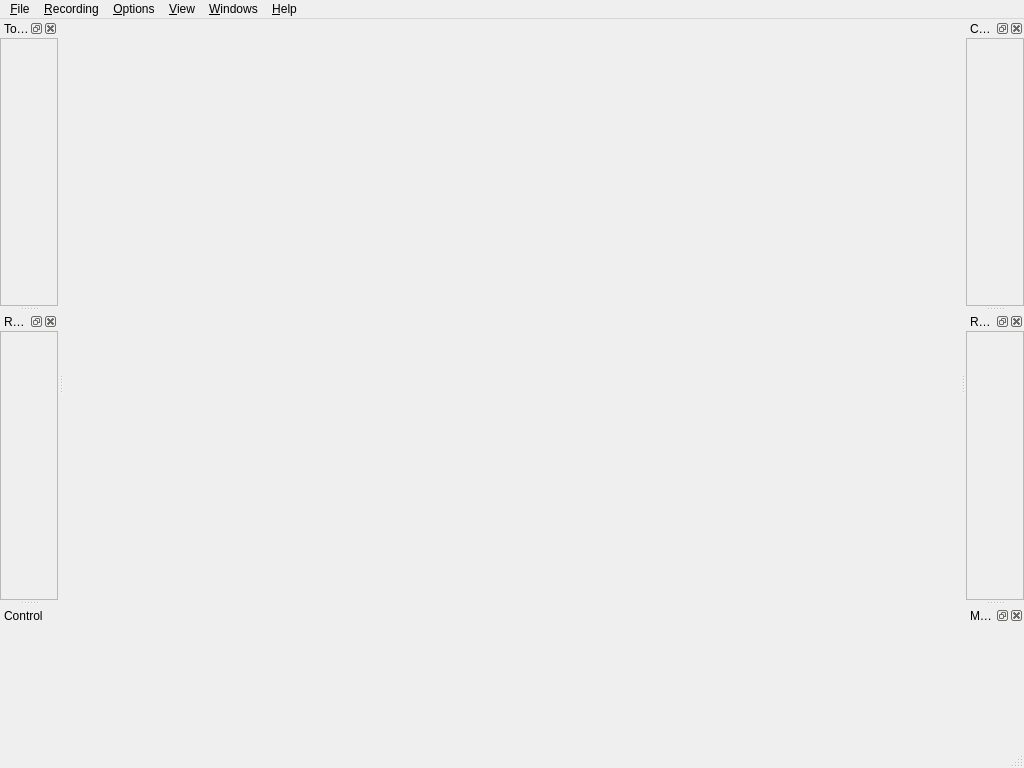
<?xml version="1.0" encoding="UTF-8"?>
<ui version="4.0">
 <class>EcalRecMainWindow</class>
 <widget class="QMainWindow" name="EcalRecMainWindow">
  <property name="geometry">
   <rect>
    <x>0</x>
    <y>0</y>
    <width>1024</width>
    <height>768</height>
   </rect>
  </property>
  <property name="windowIcon">
   <iconset resource="../resources/resources.qrc">
    <normaloff>:/ecalrec/APP_ICON</normaloff>:/ecalrec/APP_ICON</iconset>
  </property>
  <property name="dockNestingEnabled">
   <bool>true</bool>
  </property>
  <widget class="QWidget" name="centralwidget"/>
  <widget class="QMenuBar" name="menubar">
   <property name="geometry">
    <rect>
     <x>0</x>
     <y>0</y>
     <width>1024</width>
     <height>21</height>
    </rect>
   </property>
   <widget class="QToolTipMenu" name="menu_file">
    <property name="title">
     <string>&amp;File</string>
    </property>
    <widget class="QToolTipMenu" name="menu_recent_files">
     <property name="title">
      <string>&amp;Recent files</string>
     </property>
    </widget>
    <addaction name="action_new"/>
    <addaction name="action_open_config"/>
    <addaction name="menu_recent_files"/>
    <addaction name="separator"/>
    <addaction name="action_save_config"/>
    <addaction name="action_save_config_as"/>
    <addaction name="separator"/>
    <addaction name="action_exit"/>
   </widget>
   <widget class="QToolTipMenu" name="menu_view">
    <property name="title">
     <string>&amp;View</string>
    </property>
    <widget class="QMenu" name="menu_theme">
     <property name="title">
      <string>&amp;Theme</string>
     </property>
     <addaction name="action_theme_default"/>
     <addaction name="action_theme_dark"/>
    </widget>
    <addaction name="action_debug_console"/>
    <addaction name="action_reset_layout"/>
    <addaction name="menu_theme"/>
    <addaction name="separator"/>
    <addaction name="action_show_disabled_elements_at_the_bottom"/>
    <addaction name="action_alternating_row_colors"/>
   </widget>
   <widget class="QToolTipMenu" name="menu_help">
    <property name="title">
     <string>&amp;Help</string>
    </property>
    <addaction name="action_about"/>
    <addaction name="action_licenses"/>
   </widget>
   <widget class="QToolTipMenu" name="menu_recording">
    <property name="title">
     <string>&amp;Recording</string>
    </property>
    <widget class="QToolTipMenu" name="menu_advances">
     <property name="title">
      <string>A&amp;dvanced</string>
     </property>
     <addaction name="action_enable_client_connections"/>
     <addaction name="action_connect_to_ecal"/>
    </widget>
    <addaction name="action_activate"/>
    <addaction name="menu_advances"/>
    <addaction name="separator"/>
    <addaction name="action_start_recording"/>
    <addaction name="action_save_pre_buffer"/>
    <addaction name="separator"/>
    <addaction name="action_pre_buffer_data"/>
    <addaction name="separator"/>
    <addaction name="action_add_comment_to_last_meas"/>
    <addaction name="action_upload_all"/>
   </widget>
   <widget class="QToolTipMenu" name="menu_windows">
    <property name="title">
     <string>&amp;Windows</string>
    </property>
   </widget>
   <widget class="QToolTipMenu" name="menu_options">
    <property name="title">
     <string>&amp;Options</string>
    </property>
    <addaction name="action_use_built_in_local_recorder"/>
    <addaction name="action_upload_settings"/>
   </widget>
   <addaction name="menu_file"/>
   <addaction name="menu_recording"/>
   <addaction name="menu_options"/>
   <addaction name="menu_view"/>
   <addaction name="menu_windows"/>
   <addaction name="menu_help"/>
  </widget>
  <widget class="QStatusBar" name="statusbar"/>
  <widget class="QDockWidget" name="topics_dockwidget">
   <property name="windowTitle">
    <string>Topics</string>
   </property>
   <attribute name="dockWidgetArea">
    <number>1</number>
   </attribute>
   <widget class="QWidget" name="topics_dockwidget_content">
    <layout class="QVBoxLayout" name="verticalLayout_5">
     <property name="leftMargin">
      <number>0</number>
     </property>
     <property name="topMargin">
      <number>0</number>
     </property>
     <property name="rightMargin">
      <number>0</number>
     </property>
     <property name="bottomMargin">
      <number>0</number>
     </property>
     <item>
      <widget class="QFrame" name="topics_dockwidget_content_frame">
       <property name="frameShape">
        <enum>QFrame::StyledPanel</enum>
       </property>
       <property name="frameShadow">
        <enum>QFrame::Plain</enum>
       </property>
       <layout class="QVBoxLayout" name="topics_dockwidget_content_frame_layout"/>
      </widget>
     </item>
    </layout>
   </widget>
  </widget>
  <widget class="QDockWidget" name="config_dockwidget">
   <property name="windowTitle">
    <string>Configuration</string>
   </property>
   <attribute name="dockWidgetArea">
    <number>2</number>
   </attribute>
   <widget class="QWidget" name="config_dockwidget_content">
    <layout class="QVBoxLayout" name="verticalLayout_2">
     <property name="leftMargin">
      <number>0</number>
     </property>
     <property name="topMargin">
      <number>0</number>
     </property>
     <property name="rightMargin">
      <number>0</number>
     </property>
     <property name="bottomMargin">
      <number>0</number>
     </property>
     <item>
      <widget class="QFrame" name="config_dockwidget_content_frame">
       <property name="frameShape">
        <enum>QFrame::StyledPanel</enum>
       </property>
       <property name="frameShadow">
        <enum>QFrame::Plain</enum>
       </property>
       <layout class="QVBoxLayout" name="config_dockwidget_content_frame_layout"/>
      </widget>
     </item>
    </layout>
   </widget>
  </widget>
  <widget class="QDockWidget" name="recorder_manager_dockwidget">
   <property name="windowTitle">
    <string>Recorders</string>
   </property>
   <attribute name="dockWidgetArea">
    <number>2</number>
   </attribute>
   <widget class="QWidget" name="recorder_manager_dockwidget_content">
    <layout class="QVBoxLayout" name="recorder_manager_dockwidgetcontent_layout">
     <property name="leftMargin">
      <number>0</number>
     </property>
     <property name="topMargin">
      <number>0</number>
     </property>
     <property name="rightMargin">
      <number>0</number>
     </property>
     <property name="bottomMargin">
      <number>0</number>
     </property>
     <item>
      <widget class="QFrame" name="recorder_manager_dockwidget_content_frame">
       <property name="frameShape">
        <enum>QFrame::StyledPanel</enum>
       </property>
       <property name="frameShadow">
        <enum>QFrame::Plain</enum>
       </property>
       <layout class="QVBoxLayout" name="recorder_manager_dockwidget_content_frame_layout"/>
      </widget>
     </item>
    </layout>
   </widget>
  </widget>
  <widget class="QDockWidget" name="remote_measurement_debug_dockwidget">
   <property name="windowTitle">
    <string>Recorder Control [DEBUG]</string>
   </property>
   <attribute name="dockWidgetArea">
    <number>1</number>
   </attribute>
   <widget class="QWidget" name="remote_measurement_debug_dockwidget_content">
    <layout class="QVBoxLayout" name="verticalLayout">
     <property name="leftMargin">
      <number>0</number>
     </property>
     <property name="topMargin">
      <number>0</number>
     </property>
     <property name="rightMargin">
      <number>0</number>
     </property>
     <property name="bottomMargin">
      <number>0</number>
     </property>
     <item>
      <widget class="QFrame" name="remote_measurement_debug_dockwidget_content_frame">
       <property name="frameShape">
        <enum>QFrame::StyledPanel</enum>
       </property>
       <property name="frameShadow">
        <enum>QFrame::Plain</enum>
       </property>
       <layout class="QVBoxLayout" name="remote_measurement_debug_dockwidget_content_frame_layout"/>
      </widget>
     </item>
    </layout>
   </widget>
  </widget>
  <widget class="QDockWidget" name="recording_history_dockwidget">
   <property name="windowTitle">
    <string>Measurements</string>
   </property>
   <attribute name="dockWidgetArea">
    <number>2</number>
   </attribute>
   <widget class="QWidget" name="recording_history_dockwidget_content">
    <layout class="QVBoxLayout" name="verticalLayout_4">
     <property name="leftMargin">
      <number>0</number>
     </property>
     <property name="topMargin">
      <number>0</number>
     </property>
     <property name="rightMargin">
      <number>0</number>
     </property>
     <property name="bottomMargin">
      <number>0</number>
     </property>
     <item>
      <widget class="QFrame" name="recording_history_dockwidget_content_frame">
       <property name="frameShape">
        <enum>QFrame::NoFrame</enum>
       </property>
       <property name="frameShadow">
        <enum>QFrame::Raised</enum>
       </property>
       <layout class="QVBoxLayout" name="recording_history_dockwidget_content_frame_layout">
        <property name="leftMargin">
         <number>0</number>
        </property>
        <property name="topMargin">
         <number>0</number>
        </property>
        <property name="rightMargin">
         <number>0</number>
        </property>
        <property name="bottomMargin">
         <number>0</number>
        </property>
       </layout>
      </widget>
     </item>
    </layout>
   </widget>
  </widget>
  <widget class="QDockWidget" name="control_dockwidget">
   <property name="features">
    <set>QDockWidget::NoDockWidgetFeatures</set>
   </property>
   <property name="windowTitle">
    <string>Control</string>
   </property>
   <attribute name="dockWidgetArea">
    <number>1</number>
   </attribute>
   <widget class="QWidget" name="control_dockwidget_content">
    <layout class="QVBoxLayout" name="verticalLayout_3">
     <property name="leftMargin">
      <number>0</number>
     </property>
     <property name="topMargin">
      <number>0</number>
     </property>
     <property name="rightMargin">
      <number>0</number>
     </property>
     <property name="bottomMargin">
      <number>0</number>
     </property>
     <item>
      <widget class="QFrame" name="control_dockwidget_content_frame">
       <property name="frameShape">
        <enum>QFrame::NoFrame</enum>
       </property>
       <property name="frameShadow">
        <enum>QFrame::Raised</enum>
       </property>
       <layout class="QVBoxLayout" name="control_dockwidget_content_frame_layout">
        <property name="leftMargin">
         <number>0</number>
        </property>
        <property name="topMargin">
         <number>0</number>
        </property>
        <property name="rightMargin">
         <number>0</number>
        </property>
        <property name="bottomMargin">
         <number>0</number>
        </property>
       </layout>
      </widget>
     </item>
    </layout>
   </widget>
  </widget>
  <action name="action_save_config">
   <property name="icon">
    <iconset resource="../../../iconset/ecalicons.qrc">
     <normaloff>:/ecalicons/SAVE</normaloff>:/ecalicons/SAVE</iconset>
   </property>
   <property name="text">
    <string>&amp;Save config</string>
   </property>
   <property name="toolTip">
    <string>Save the current config</string>
   </property>
   <property name="shortcut">
    <string>Ctrl+S</string>
   </property>
  </action>
  <action name="action_save_config_as">
   <property name="icon">
    <iconset resource="../../../iconset/ecalicons.qrc">
     <normaloff>:/ecalicons/SAVE_AS</normaloff>:/ecalicons/SAVE_AS</iconset>
   </property>
   <property name="text">
    <string>Save config &amp;as...</string>
   </property>
   <property name="toolTip">
    <string>Save the current config as a new file</string>
   </property>
   <property name="shortcut">
    <string>Ctrl+Alt+S</string>
   </property>
  </action>
  <action name="action_open_config">
   <property name="icon">
    <iconset resource="../../../iconset/ecalicons.qrc">
     <normaloff>:/ecalicons/OPEN</normaloff>:/ecalicons/OPEN</iconset>
   </property>
   <property name="text">
    <string>&amp;Open config...</string>
   </property>
   <property name="toolTip">
    <string>Open a config from your hard drive</string>
   </property>
   <property name="shortcut">
    <string>Ctrl+O</string>
   </property>
  </action>
  <action name="action_new">
   <property name="icon">
    <iconset resource="../../../iconset/ecalicons.qrc">
     <normaloff>:/ecalicons/NEW_FILE</normaloff>:/ecalicons/NEW_FILE</iconset>
   </property>
   <property name="text">
    <string>&amp;New config</string>
   </property>
   <property name="toolTip">
    <string>Start with a new empty config</string>
   </property>
   <property name="shortcut">
    <string>Ctrl+N</string>
   </property>
  </action>
  <action name="actionDummy">
   <property name="text">
    <string>Dummy</string>
   </property>
  </action>
  <action name="action_exit">
   <property name="icon">
    <iconset resource="../../../iconset/ecalicons.qrc">
     <normaloff>:/ecalicons/EXIT</normaloff>:/ecalicons/EXIT</iconset>
   </property>
   <property name="text">
    <string>&amp;Exit</string>
   </property>
   <property name="toolTip">
    <string>Exit eCAL Rec</string>
   </property>
   <property name="shortcut">
    <string>Ctrl+Q</string>
   </property>
   <property name="menuRole">
    <enum>QAction::QuitRole</enum>
   </property>
  </action>
  <action name="action_about">
   <property name="icon">
    <iconset resource="../../../iconset/ecalicons.qrc">
     <normaloff>:/ecalicons/INFO</normaloff>:/ecalicons/INFO</iconset>
   </property>
   <property name="text">
    <string>&amp;About...</string>
   </property>
   <property name="shortcut">
    <string>F1</string>
   </property>
   <property name="menuRole">
    <enum>QAction::AboutRole</enum>
   </property>
  </action>
  <action name="action_licenses">
   <property name="text">
    <string>&amp;Licenses...</string>
   </property>
  </action>
  <action name="action_start_recording">
   <property name="icon">
    <iconset resource="../../../iconset/ecalicons.qrc">
     <normaloff>:/ecalicons/RECORD</normaloff>:/ecalicons/RECORD</iconset>
   </property>
   <property name="text">
    <string>&amp;Record</string>
   </property>
   <property name="toolTip">
    <string>Start recording</string>
   </property>
   <property name="shortcut">
    <string>F5</string>
   </property>
  </action>
  <action name="action_save_pre_buffer">
   <property name="icon">
    <iconset resource="../../../iconset/ecalicons.qrc">
     <normaloff>:/ecalicons/SAVE_TO_DISK</normaloff>:/ecalicons/SAVE_TO_DISK</iconset>
   </property>
   <property name="text">
    <string>&amp;Save pre-buffer</string>
   </property>
   <property name="toolTip">
    <string>Save content of the pre-buffer as its own recording</string>
   </property>
   <property name="shortcut">
    <string>F6</string>
   </property>
  </action>
  <action name="actionStart_recorder_instances">
   <property name="text">
    <string>Start recorder instances</string>
   </property>
  </action>
  <action name="action_enable_client_connections">
   <property name="icon">
    <iconset resource="../../../iconset/ecalicons.qrc">
     <normaloff>:/ecalicons/CONNECTED</normaloff>:/ecalicons/CONNECTED</iconset>
   </property>
   <property name="text">
    <string>Connect to &amp;clients</string>
   </property>
  </action>
  <action name="action_connect_to_ecal">
   <property name="icon">
    <iconset resource="../../../iconset/ecalicons.qrc">
     <normaloff>:/ecalicons/CHECKMARK</normaloff>:/ecalicons/CHECKMARK</iconset>
   </property>
   <property name="text">
    <string>Connect to &amp;eCAL</string>
   </property>
  </action>
  <action name="action_activate">
   <property name="icon">
    <iconset resource="../../../iconset/ecalicons.qrc">
     <normaloff>:/ecalicons/POWER_ON</normaloff>:/ecalicons/POWER_ON</iconset>
   </property>
   <property name="text">
    <string>&amp;Activate / Prepare</string>
   </property>
   <property name="toolTip">
    <string>Activate clients and start pre-buffering</string>
   </property>
   <property name="shortcut">
    <string>F4</string>
   </property>
  </action>
  <action name="actionwqer">
   <property name="text">
    <string>wqer</string>
   </property>
  </action>
  <action name="action_pre_buffer_data">
   <property name="checkable">
    <bool>true</bool>
   </property>
   <property name="text">
    <string>&amp;Pre-buffering enabled</string>
   </property>
   <property name="toolTip">
    <string>Enable pre-buffering</string>
   </property>
  </action>
  <action name="action_reset_layout">
   <property name="text">
    <string>&amp;Reset layout</string>
   </property>
   <property name="toolTip">
    <string>Reset the layout to the default view</string>
   </property>
  </action>
  <action name="action_debug_console">
   <property name="checkable">
    <bool>true</bool>
   </property>
   <property name="icon">
    <iconset resource="../../../iconset/ecalicons.qrc">
     <normaloff>:/ecalicons/COMMAND_WINDOW</normaloff>:/ecalicons/COMMAND_WINDOW</iconset>
   </property>
   <property name="text">
    <string>&amp;Debug console...</string>
   </property>
   <property name="toolTip">
    <string>Show the Windows command line prompt</string>
   </property>
  </action>
  <action name="action_use_built_in_local_recorder">
   <property name="checkable">
    <bool>true</bool>
   </property>
   <property name="text">
    <string>&amp;Use built-in local recorder</string>
   </property>
  </action>
  <action name="action_rec_state_update_speed_0_1">
   <property name="checkable">
    <bool>true</bool>
   </property>
   <property name="text">
    <string>100 ms</string>
   </property>
  </action>
  <action name="action_rec_state_update_speed_0_2">
   <property name="checkable">
    <bool>true</bool>
   </property>
   <property name="text">
    <string>200 ms</string>
   </property>
  </action>
  <action name="action_rec_state_update_speed_0_5">
   <property name="checkable">
    <bool>true</bool>
   </property>
   <property name="text">
    <string>500 ms</string>
   </property>
  </action>
  <action name="action_rec_state_update_speed_1">
   <property name="checkable">
    <bool>true</bool>
   </property>
   <property name="text">
    <string>1 s</string>
   </property>
  </action>
  <action name="action_rec_state_update_speed_2">
   <property name="checkable">
    <bool>true</bool>
   </property>
   <property name="text">
    <string>2 s</string>
   </property>
  </action>
  <action name="action_rec_state_update_speed_5">
   <property name="checkable">
    <bool>true</bool>
   </property>
   <property name="text">
    <string>5 s</string>
   </property>
  </action>
  <action name="action_show_disabled_elements_at_the_bottom">
   <property name="checkable">
    <bool>true</bool>
   </property>
   <property name="checked">
    <bool>true</bool>
   </property>
   <property name="text">
    <string>&amp;Show disabled elements at the bottom</string>
   </property>
   <property name="toolTip">
    <string>Show disabled topics / recorders at the bottom of the list</string>
   </property>
  </action>
  <action name="action_alternating_row_colors">
   <property name="checkable">
    <bool>true</bool>
   </property>
   <property name="checked">
    <bool>true</bool>
   </property>
   <property name="text">
    <string>&amp;Alternating row colors</string>
   </property>
  </action>
  <action name="action_upload_settings">
   <property name="text">
    <string>Upload &amp;Settings...</string>
   </property>
  </action>
  <action name="actionMerge_all">
   <property name="text">
    <string>Merge all</string>
   </property>
  </action>
  <action name="action_upload_all">
   <property name="icon">
    <iconset resource="../../../iconset/ecalicons.qrc">
     <normaloff>:/ecalicons/MERGE</normaloff>:/ecalicons/MERGE</iconset>
   </property>
   <property name="text">
    <string>&amp;Upload / Merge all</string>
   </property>
   <property name="shortcut">
    <string>Ctrl+Alt+U</string>
   </property>
  </action>
  <action name="action_add_comment_to_last_meas">
   <property name="icon">
    <iconset resource="../../../iconset/ecalicons.qrc">
     <normaloff>:/ecalicons/ADD_FILE</normaloff>:/ecalicons/ADD_FILE</iconset>
   </property>
   <property name="text">
    <string>Add &amp;Comment to last measurement</string>
   </property>
   <property name="shortcut">
    <string>Ctrl+Alt+C</string>
   </property>
  </action>
  <action name="action_rec_state_update_speed_0_05">
   <property name="text">
    <string>50 ms</string>
   </property>
  </action>
  <action name="action_theme_default">
   <property name="checkable">
    <bool>true</bool>
   </property>
   <property name="checked">
    <bool>true</bool>
   </property>
   <property name="text">
    <string>Default</string>
   </property>
  </action>
  <action name="action_theme_dark">
   <property name="checkable">
    <bool>true</bool>
   </property>
   <property name="text">
    <string>Dark</string>
   </property>
  </action>
 </widget>
 <customwidgets>
  <customwidget>
   <class>QToolTipMenu</class>
   <extends>QMenu</extends>
   <header location="global">CustomQt/QToolTipMenu.h</header>
  </customwidget>
 </customwidgets>
 <resources>
  <include location="../resources/resources.qrc"/>
  <include location="../../../iconset/ecalicons.qrc"/>
 </resources>
 <connections/>
</ui>
